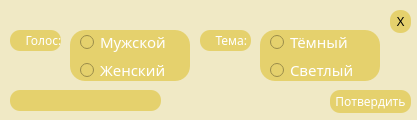
<?xml version="1.0" encoding="UTF-8"?>
<ui version="4.0">
 <class>Dialog</class>
 <widget class="QDialog" name="Dialog">
  <property name="geometry">
   <rect>
    <x>0</x>
    <y>0</y>
    <width>417</width>
    <height>120</height>
   </rect>
  </property>
  <property name="windowTitle">
   <string>Настройки</string>
  </property>
  <property name="styleSheet">
   <string notr="true">background: #F0E9C5</string>
  </property>
  <widget class="QFrame" name="frame_2">
   <property name="geometry">
    <rect>
     <x>260</x>
     <y>30</y>
     <width>120</width>
     <height>51</height>
    </rect>
   </property>
   <property name="styleSheet">
    <string notr="true">background-color: #E5D16D;border-radius: 15px;
color: #ffffff;
font-family: Impact, sans-serif;
font-size: 15px</string>
   </property>
   <property name="frameShape">
    <enum>QFrame::StyledPanel</enum>
   </property>
   <property name="frameShadow">
    <enum>QFrame::Raised</enum>
   </property>
   <widget class="QRadioButton" name="white_set_btn">
    <property name="geometry">
     <rect>
      <x>10</x>
      <y>30</y>
      <width>101</width>
      <height>20</height>
     </rect>
    </property>
    <property name="text">
     <string>Светлый</string>
    </property>
   </widget>
   <widget class="QRadioButton" name="black_set_btn_2">
    <property name="geometry">
     <rect>
      <x>10</x>
      <y>2</y>
      <width>91</width>
      <height>20</height>
     </rect>
    </property>
    <property name="text">
     <string>Тёмный</string>
    </property>
   </widget>
  </widget>
  <widget class="QPushButton" name="pushButton">
   <property name="geometry">
    <rect>
     <x>390</x>
     <y>10</y>
     <width>21</width>
     <height>23</height>
    </rect>
   </property>
   <property name="styleSheet">
    <string notr="true">QPushButton:!hover{ 
	background-color:#E5D16D;
	border-radius: 10px;
	transition: background-color 1sec ease-in;
}
QPushButton:hover{ 
	background-color: red;
	border-radius: 10px;
 }</string>
   </property>
   <property name="text">
    <string>X</string>
   </property>
  </widget>
  <widget class="QFrame" name="frame">
   <property name="geometry">
    <rect>
     <x>70</x>
     <y>30</y>
     <width>120</width>
     <height>51</height>
    </rect>
   </property>
   <property name="styleSheet">
    <string notr="true">background-color: #E5D16D;border-radius: 15px;
color: #ffffff;
font-family: Impact, sans-serif;
font-size: 15px</string>
   </property>
   <property name="frameShape">
    <enum>QFrame::StyledPanel</enum>
   </property>
   <property name="frameShadow">
    <enum>QFrame::Raised</enum>
   </property>
   <widget class="QRadioButton" name="woman_radio_btn_3">
    <property name="geometry">
     <rect>
      <x>10</x>
      <y>30</y>
      <width>101</width>
      <height>20</height>
     </rect>
    </property>
    <property name="text">
     <string>Женский</string>
    </property>
   </widget>
   <widget class="QRadioButton" name="human_radio_btn_2">
    <property name="geometry">
     <rect>
      <x>10</x>
      <y>2</y>
      <width>91</width>
      <height>20</height>
     </rect>
    </property>
    <property name="text">
     <string>Мужской</string>
    </property>
   </widget>
  </widget>
  <widget class="QLabel" name="voice_set_2">
   <property name="geometry">
    <rect>
     <x>200</x>
     <y>30</y>
     <width>51</width>
     <height>21</height>
    </rect>
   </property>
   <property name="styleSheet">
    <string notr="true">font-family: Impact, sans-serif;
background-color: #E5D16D;
border-radius: 10px;
color: #ffffff</string>
   </property>
   <property name="text">
    <string>     Тема:</string>
   </property>
  </widget>
  <widget class="QLabel" name="voice_set">
   <property name="geometry">
    <rect>
     <x>10</x>
     <y>30</y>
     <width>51</width>
     <height>21</height>
    </rect>
   </property>
   <property name="styleSheet">
    <string notr="true">font-family: Impact, sans-serif;
background-color: #E5D16D;
border-radius: 10px;
color: #ffffff</string>
   </property>
   <property name="text">
    <string>     Голос:</string>
   </property>
  </widget>
  <widget class="QPushButton" name="pushButton_2">
   <property name="geometry">
    <rect>
     <x>330</x>
     <y>90</y>
     <width>81</width>
     <height>23</height>
    </rect>
   </property>
   <property name="styleSheet">
    <string notr="true">font-family: Impact, sans-serif;
background-color: #E5D16D;
border-radius: 10px;
color: #ffffff</string>
   </property>
   <property name="text">
    <string>Потвердить</string>
   </property>
  </widget>
  <widget class="QLabel" name="label">
   <property name="geometry">
    <rect>
     <x>10</x>
     <y>90</y>
     <width>151</width>
     <height>21</height>
    </rect>
   </property>
   <property name="styleSheet">
    <string notr="true">font-family: Impact, sans-serif;
background-color: #E5D16D;
border-radius: 10px;
color: #ffffff</string>
   </property>
   <property name="text">
    <string/>
   </property>
  </widget>
 </widget>
 <resources/>
 <connections/>
</ui>
